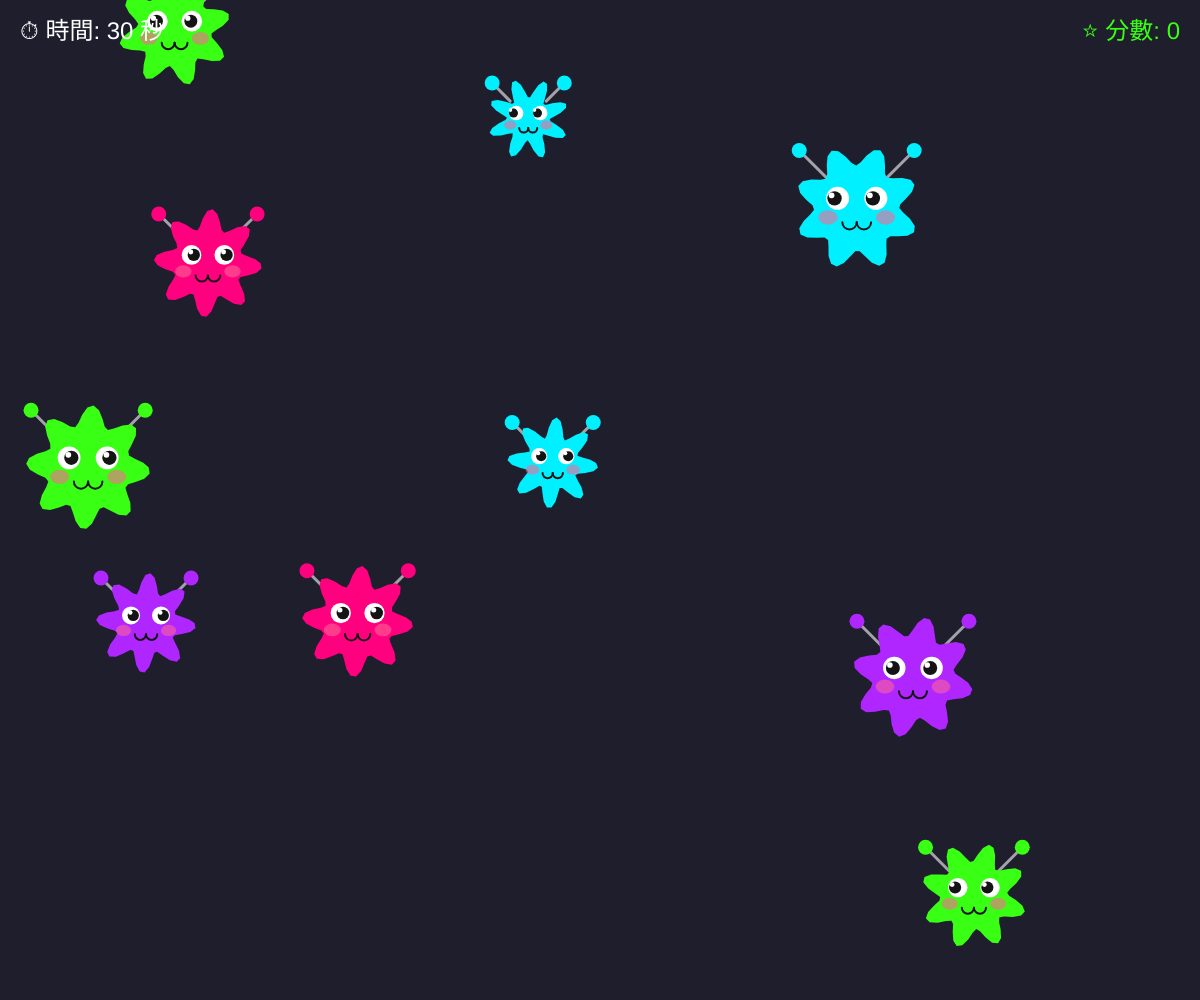
Frame 1 (no input)
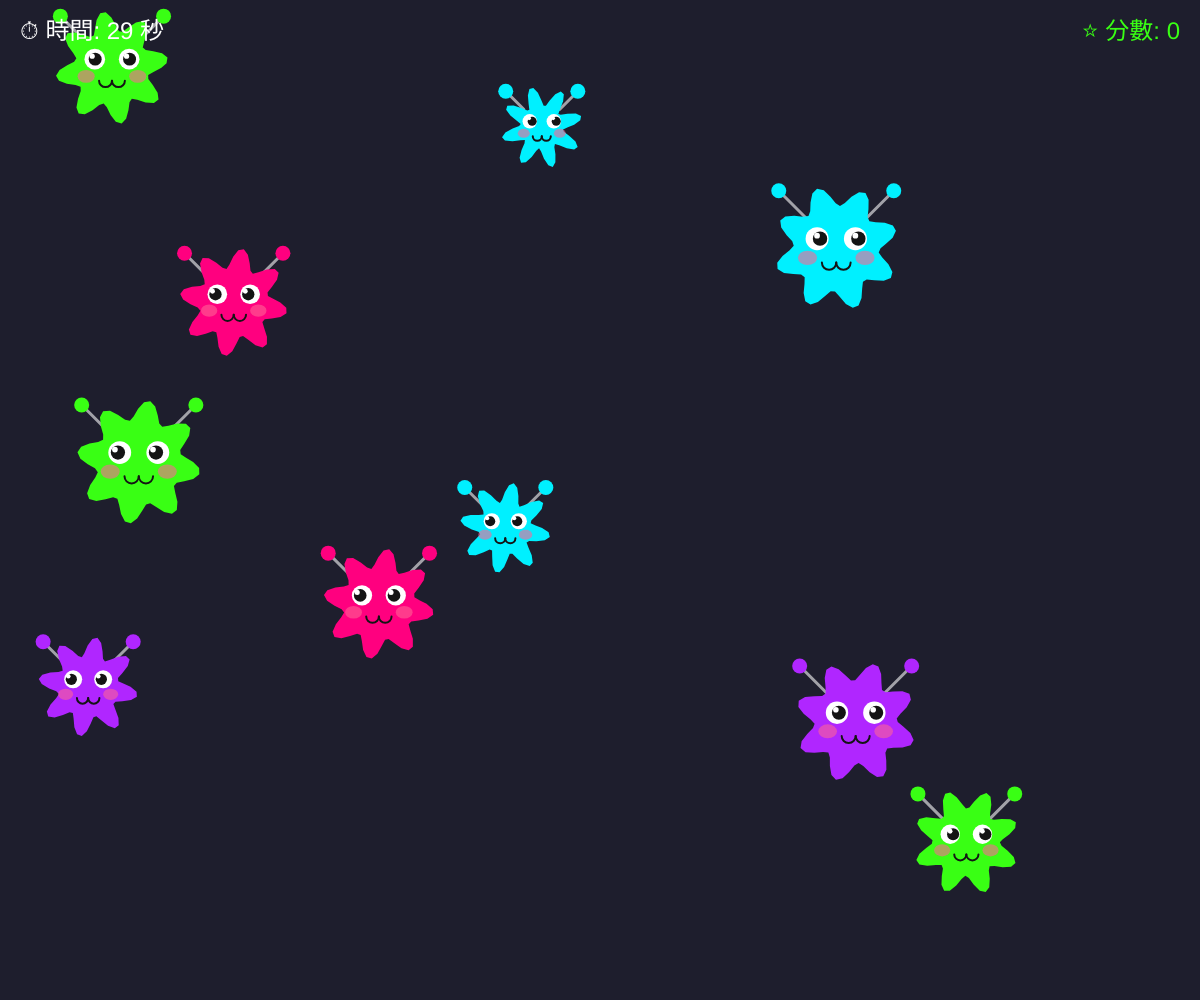
Frame 60 (no input)
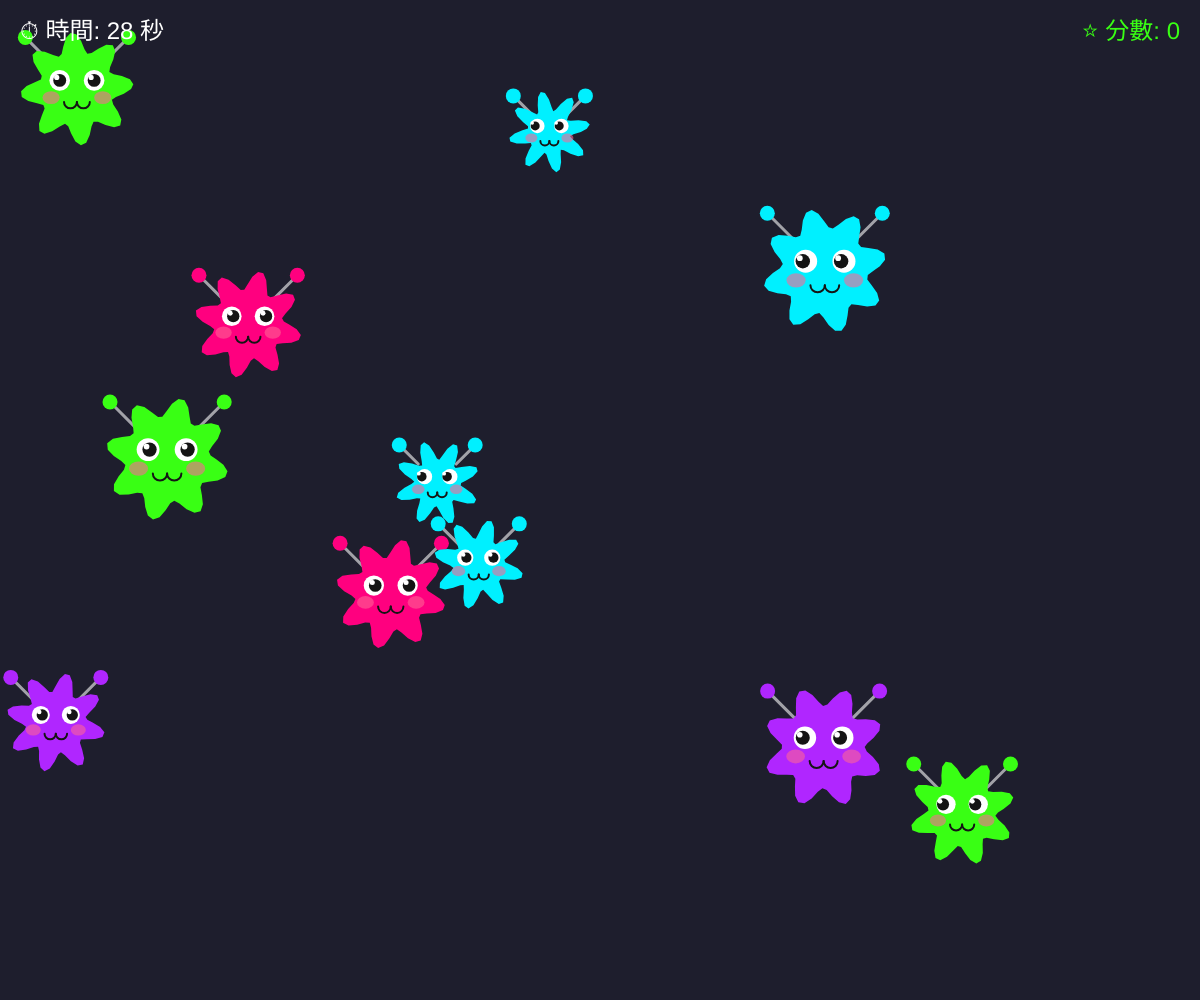
Frame 120 (the mouse pressed at the canvas centre since frame 60)

The p5.js sketch that drew these frames (run headless with seeded random() and noise() and a simulated clock; from frame 60 on, the mouse is pressed at the canvas centre):

// p5.js sketch
// ── sketch.js
// 存放物件的陣列
let monsters = [];
let particles = []; 

// 遊戲機制變數
let score = 0;          
let gameTime = 30;      
let startFrame;         
let gameOver = false;   

function setup() {
  createCanvas(windowWidth, windowHeight);
  startFrame = frameCount;
  
  // 初始產生 10 隻小怪獸
  for (let i = 0; i < 10; i++) {
    spawnMonster(random(width), random(height));
  }
}

function draw() {
  background(30, 30, 45); 
  
  // 繪製與更新所有的爆炸粒子
  for (let i = particles.length - 1; i >= 0; i--) {
    let p = particles[i];
    p.update();
    p.draw();
    if (p.isDead()) {
      particles.splice(i, 1); 
    }
  }

  // --- 遊戲進行中 ---
  if (!gameOver) {
    let elapsedFrames = frameCount - startFrame;
    let timeLeft = gameTime - floor(elapsedFrames / 60);
    
    if (timeLeft <= 0) {
      timeLeft = 0;
      gameOver = true; 
    }
    
    // 只有這裡保留自動生成 (每 90 幀 / 約 1.5 秒生一隻)
    if (elapsedFrames % 90 === 0) {
      spawnMonster(random(width), random(height));
    }
    
    for (let m of monsters) {
      m.update();     
      m.draw();       
      m.checkMouse(); 
    }
    
    drawUI(timeLeft);
    
  } else {
    drawGameOverScreen();
  }
}

// 產生怪獸
function spawnMonster(x, y) {
  let m = new Monster({
    p: createVector(x, y),
    r: random(35, 65)
  });
  monsters.push(m);
}

// --- 修改過後的滑鼠點擊事件 ---
function mousePressed() {
  if (gameOver) {
    restartGame();
    return;
  }
  
  for (let i = monsters.length - 1; i >= 0; i--) {
    let m = monsters[i];
    let d = dist(mouseX, mouseY, m.p.x, m.p.y);
    
    if (d < m.r) {
      // 產生爆炸粒子
      for (let j = 0; j < 20; j++) { 
        particles.push(new Particle(m.p.x, m.p.y, m.color));
      }

      monsters.splice(i, 1); // 移除怪獸
      score++;               // 加分
      
      // ⬇ 我們把原本在這裡立刻重生怪獸的那行程式碼刪除了！
      
      break; 
    }
  }
}

function drawUI(timeLeft) {
  push();
    fill(255);
    textSize(24);
    textAlign(LEFT, TOP);
    text("⏱ 時間: " + timeLeft + " 秒", 20, 20);
    
    textAlign(RIGHT, TOP);
    fill("#39FF14"); 
    text("⭐ 分數: " + score, width - 20, 20);
  pop();
}

function drawGameOverScreen() {
  push();
    textAlign(CENTER);
    fill(15, 15, 25, 200);
    rect(0, 0, width, height);
    
    fill("#FF007F"); 
    textSize(64);
    textAlign(CENTER, CENTER);
    text("GAME OVER", width / 2, height / 2 - 50);
    
    fill(255);
    textSize(32);
    text("你的最終得分: " + score + " 分", width / 2, height / 2 + 20);
    
    textSize(18);
    fill(200);
    text("( 點擊滑鼠畫面的任意地方重新開始 )", width / 2, height / 2 + 80);
  pop();
}

function restartGame() {
  monsters = [];
  particles = []; 
  score = 0;
  startFrame = frameCount;
  gameOver = false;
  
  for (let i = 0; i < 10; i++) {
    spawnMonster(random(width), random(height));
  }
}

// ==========================================
// --- 爆炸粒子特效的類別 ---
// ==========================================
class Particle {
  constructor(x, y, monsterColor) {
    this.p = createVector(x, y); 
    this.v = p5.Vector.random2D().mult(random(2, 8)); 
    this.color = monsterColor; 
    this.alpha = 255; 
    this.size = random(5, 12); 
  }

  update() {
    this.p.add(this.v); 
    this.v.mult(0.9);   
    this.alpha -= 10;   
    this.size *= 0.95;  
  }

  draw() {
    push();
      noStroke();
      let c = color(this.color);
      c.setAlpha(this.alpha); 
      fill(c);
      circle(this.p.x, this.p.y, this.size);
    pop();
  }

  isDead() {
    return this.alpha <= 0;
  }
}

// ==========================================
// --- 怪獸的類別定義 ---
// ==========================================
class Monster {
  constructor(args) {
    this.r = args.r || 50;
    this.p = args.p || createVector(width / 2, height / 2);
    this.v = createVector(random(-1.5, 1.5), random(-1.5, 1.5)); 
    this.a = createVector(0, 0);
    this.color = random(["#FF007F", "#00F0FF", "#39FF14", "#B026FF"]); 
    this.mode = "happy"; 
    this.rId = random(1000); 
  }

  draw() {
    push();
      translate(this.p.x, this.p.y);
      
      stroke(255, 150);
      strokeWeight(3);
      line(-this.r/2, -this.r/2, -this.r, -this.r); 
      line(this.r/2, -this.r/2, this.r, -this.r);   
      noStroke();
      fill(this.color);
      circle(-this.r, -this.r, 15); 
      circle(this.r, -this.r, 15);  

      if (this.mode === "scared") {
        fill(40, 0, 0); 
        stroke(255, 50, 50); 
        strokeWeight(4);
      } else {
        fill(this.color);
        noStroke();
      }

      beginShape();
      for (let angle = 0; angle < TWO_PI; angle += 0.1) {
        let offset = map(sin(angle * 8 + frameCount * 0.2 + this.rId), -1, 1, -15, 5);
        let r_wave = this.r + offset;
        let x = r_wave * cos(angle);
        let y = r_wave * sin(angle);
        vertex(x, y);
      }
      endShape(CLOSE);

      if (this.mode === "scared") {
        stroke(255);
        strokeWeight(3);
        noFill();
        
        line(-this.r/3, -this.r/4, -this.r/6, -this.r/8);
        line(-this.r/6, -this.r/8, -this.r/3, 0);
        line(this.r/3, -this.r/4, this.r/6, -this.r/8);
        line(this.r/6, -this.r/8, this.r/3, 0);

        beginShape();
        vertex(-this.r/3, this.r/3);
        vertex(-this.r/6, this.r/4);
        vertex(0, this.r/3);
        vertex(this.r/6, this.r/4);
        vertex(this.r/3, this.r/3);
        endShape();

      } else {
        fill(255);
        noStroke();
        
        ellipse(-this.r/3, -this.r/6, this.r/2.5, this.r/2.5);
        ellipse(this.r/3, -this.r/6, this.r/2.5, this.r/2.5);

        fill(20);
        let pupilOffset = sin(frameCount * 0.05 + this.rId) * 3; 
        ellipse(-this.r/3 + pupilOffset, -this.r/6, this.r/4, this.r/4);
        ellipse(this.r/3 + pupilOffset, -this.r/6, this.r/4, this.r/4);

        fill(255);
        ellipse(-this.r/3 + pupilOffset - 3, -this.r/6 - 3, this.r/10, this.r/10);
        ellipse(this.r/3 + pupilOffset - 3, -this.r/6 - 3, this.r/10, this.r/10);

        fill(255, 100, 150, 150); 
        ellipse(-this.r/2, this.r/6, this.r/3, this.r/4);
        ellipse(this.r/2, this.r/6, this.r/3, this.r/4);

        noFill();
        stroke(20);
        strokeWeight(2);
        arc(-this.r/8, this.r/4, this.r/4, this.r/4, 0, PI);
        arc(this.r/8, this.r/4, this.r/4, this.r/4, 0, PI);
      }
    pop();
  }

  update() {
    this.p.add(this.v); 
    this.v.add(this.a); 
    this.v.mult(0.99); 
    
    if (this.p.x < 0 || this.p.x > width) this.v.x *= -1;
    if (this.p.y < 0 || this.p.y > height) this.v.y *= -1;
    
    this.a.mult(0);
  }

  checkMouse() {
    let d = dist(mouseX, mouseY, this.p.x, this.p.y);
    if (d < this.r + 50) { 
      this.mode = "scared"; 
      let mouseV = createVector(mouseX, mouseY);
      let fleeForce = p5.Vector.sub(this.p, mouseV); 
      fleeForce.setMag(0.5); 
      this.a.add(fleeForce); 
    } else {
      this.mode = "happy"; 
    }
  }
}
// ── style.css
html, body {
  margin: 0;
  padding: 0;
overflow: hidden; /* 隱藏多餘的捲軸 */
  background-color: #1e1e2d; /* 也可以在這裡上個深色底 */
}


canvas {
  display: block;
}
